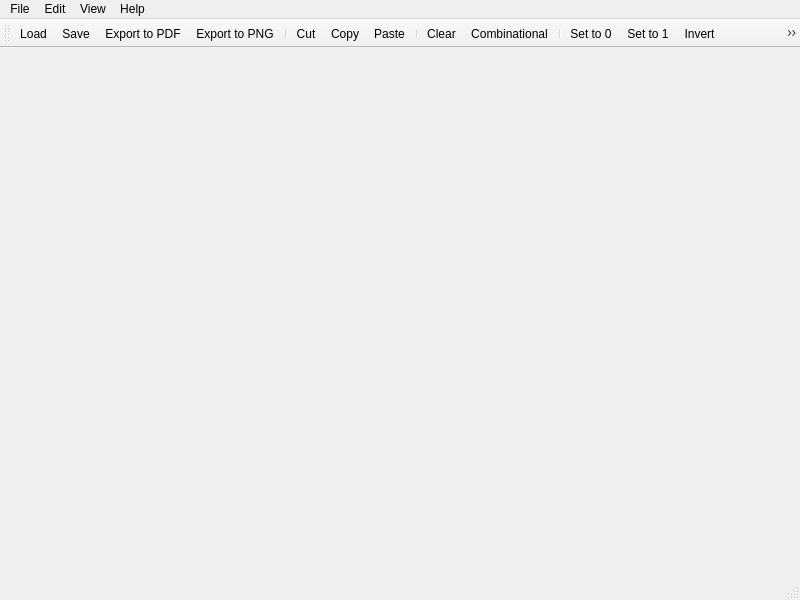
<?xml version="1.0" encoding="UTF-8"?>
<ui version="4.0">
 <class>BewavedDolphin</class>
 <widget class="QMainWindow" name="BewavedDolphin">
  <property name="enabled">
   <bool>true</bool>
  </property>
  <property name="geometry">
   <rect>
    <x>0</x>
    <y>0</y>
    <width>800</width>
    <height>600</height>
   </rect>
  </property>
  <property name="windowTitle">
   <string>MainWindow</string>
  </property>
  <property name="windowIcon">
   <iconset resource="resources/toolbar/toolbar.qrc">
    <normaloff>:/toolbar/dolphin_icon.svg</normaloff>:/toolbar/dolphin_icon.svg</iconset>
  </property>
  <widget class="QWidget" name="centralwidget">
   <property name="sizePolicy">
    <sizepolicy hsizetype="Maximum" vsizetype="Maximum">
     <horstretch>0</horstretch>
     <verstretch>0</verstretch>
    </sizepolicy>
   </property>
   <layout class="QVBoxLayout" name="verticalLayout">
    <property name="spacing">
     <number>0</number>
    </property>
    <property name="leftMargin">
     <number>0</number>
    </property>
    <property name="topMargin">
     <number>0</number>
    </property>
    <property name="rightMargin">
     <number>0</number>
    </property>
    <property name="bottomMargin">
     <number>0</number>
    </property>
   </layout>
  </widget>
  <widget class="QStatusBar" name="statusbar"/>
  <widget class="QToolBar" name="mainToolBar">
   <property name="windowTitle">
    <string>toolBar</string>
   </property>
   <attribute name="toolBarArea">
    <enum>TopToolBarArea</enum>
   </attribute>
   <attribute name="toolBarBreak">
    <bool>false</bool>
   </attribute>
   <addaction name="actionLoad"/>
   <addaction name="actionSave"/>
   <addaction name="actionExportToPdf"/>
   <addaction name="actionExportToPng"/>
   <addaction name="separator"/>
   <addaction name="actionCut"/>
   <addaction name="actionCopy"/>
   <addaction name="actionPaste"/>
   <addaction name="separator"/>
   <addaction name="actionClear"/>
   <addaction name="actionCombinational"/>
   <addaction name="separator"/>
   <addaction name="actionSetTo0"/>
   <addaction name="actionSetTo1"/>
   <addaction name="actionInvert"/>
   <addaction name="actionSetClockWave"/>
   <addaction name="actionTemporalSimulation"/>
   <addaction name="separator"/>
   <addaction name="actionZoomIn"/>
   <addaction name="actionZoomOut"/>
   <addaction name="actionResetZoom"/>
   <addaction name="actionFitScreen"/>
   <addaction name="actionSetLength"/>
   <addaction name="separator"/>
   <addaction name="actionExit"/>
  </widget>
  <widget class="QMenuBar" name="menubar">
   <property name="geometry">
    <rect>
     <x>0</x>
     <y>0</y>
     <width>800</width>
     <height>21</height>
    </rect>
   </property>
   <widget class="QMenu" name="menuFile">
    <property name="title">
     <string>File</string>
    </property>
    <addaction name="actionLoad"/>
    <addaction name="separator"/>
    <addaction name="actionSave"/>
    <addaction name="actionSaveAs"/>
    <addaction name="actionExportToPdf"/>
    <addaction name="actionExportToPng"/>
    <addaction name="separator"/>
    <addaction name="actionExit"/>
   </widget>
   <widget class="QMenu" name="menuAbout">
    <property name="title">
     <string>Help</string>
    </property>
    <addaction name="actionAbout"/>
    <addaction name="actionAboutQt"/>
   </widget>
   <widget class="QMenu" name="menuEdit">
    <property name="title">
     <string>Edit</string>
    </property>
    <addaction name="actionCut"/>
    <addaction name="actionCopy"/>
    <addaction name="actionPaste"/>
    <addaction name="separator"/>
    <addaction name="actionClear"/>
    <addaction name="actionCombinational"/>
    <addaction name="actionSetTo0"/>
    <addaction name="actionSetTo1"/>
    <addaction name="actionInvert"/>
    <addaction name="actionSetClockWave"/>
    <addaction name="separator"/>
    <addaction name="actionMerge"/>
    <addaction name="actionSplit"/>
   </widget>
   <widget class="QMenu" name="menuView">
    <property name="title">
     <string>View</string>
    </property>
    <addaction name="actionZoomOut"/>
    <addaction name="actionZoomIn"/>
    <addaction name="actionResetZoom"/>
    <addaction name="actionFitScreen"/>
    <addaction name="actionSetLength"/>
    <addaction name="separator"/>
    <addaction name="actionShowNumbers"/>
    <addaction name="actionShowWaveforms"/>
   </widget>
   <addaction name="menuFile"/>
   <addaction name="menuEdit"/>
   <addaction name="menuView"/>
   <addaction name="menuAbout"/>
  </widget>
  <action name="actionAbout">
   <property name="icon">
    <iconset resource="resources/dolphin/dolphin.qrc">
     <normaloff>:/dolphin/help.svg</normaloff>:/dolphin/help.svg</iconset>
   </property>
   <property name="text">
    <string>About</string>
   </property>
   <property name="shortcut">
    <string>Ctrl+H</string>
   </property>
  </action>
  <action name="actionLoad">
   <property name="icon">
    <iconset resource="resources/dolphin/dolphin.qrc">
     <normaloff>:/dolphin/folder.svg</normaloff>:/dolphin/folder.svg</iconset>
   </property>
   <property name="text">
    <string>Load</string>
   </property>
   <property name="shortcut">
    <string>Ctrl+L</string>
   </property>
  </action>
  <action name="actionExit">
   <property name="icon">
    <iconset resource="resources/dolphin/dolphin.qrc">
     <normaloff>:/dolphin/exit.svg</normaloff>:/dolphin/exit.svg</iconset>
   </property>
   <property name="text">
    <string>Exit</string>
   </property>
   <property name="shortcut">
    <string>Ctrl+W</string>
   </property>
  </action>
  <action name="actionCombinational">
   <property name="icon">
    <iconset resource="resources/toolbar/toolbar.qrc">
     <normaloff>:/toolbar/wavyIcon.svg</normaloff>:/toolbar/wavyIcon.svg</iconset>
   </property>
   <property name="text">
    <string>Combinational</string>
   </property>
   <property name="shortcut">
    <string>Alt+C</string>
   </property>
  </action>
  <action name="actionExportToPdf">
   <property name="icon">
    <iconset resource="resources/dolphin/dolphin.qrc">
     <normaloff>:/dolphin/pdf.svg</normaloff>:/dolphin/pdf.svg</iconset>
   </property>
   <property name="text">
    <string>Export to PDF</string>
   </property>
   <property name="shortcut">
    <string>Ctrl+P</string>
   </property>
  </action>
  <action name="actionSave">
   <property name="icon">
    <iconset resource="resources/dolphin/dolphin.qrc">
     <normaloff>:/dolphin/save.svg</normaloff>:/dolphin/save.svg</iconset>
   </property>
   <property name="text">
    <string>Save</string>
   </property>
   <property name="shortcut">
    <string>Ctrl+S</string>
   </property>
  </action>
  <action name="actionSaveAs">
   <property name="icon">
    <iconset resource="resources/dolphin/dolphin.qrc">
     <normaloff>:/dolphin/save.svg</normaloff>:/dolphin/save.svg</iconset>
   </property>
   <property name="text">
    <string>Save As...</string>
   </property>
   <property name="shortcut">
    <string>Ctrl+Shift+S</string>
   </property>
  </action>
  <action name="actionCopy">
   <property name="icon">
    <iconset resource="resources/toolbar/toolbar.qrc">
     <normaloff>:/toolbar/copy.svg</normaloff>:/toolbar/copy.svg</iconset>
   </property>
   <property name="text">
    <string>Copy</string>
   </property>
   <property name="shortcut">
    <string>Ctrl+C</string>
   </property>
  </action>
  <action name="actionPaste">
   <property name="icon">
    <iconset resource="resources/dolphin/dolphin.qrc">
     <normaloff>:/dolphin/paste.svg</normaloff>:/dolphin/paste.svg</iconset>
   </property>
   <property name="text">
    <string>Paste</string>
   </property>
   <property name="shortcut">
    <string>Ctrl+V</string>
   </property>
  </action>
  <action name="actionSetTo0">
   <property name="icon">
    <iconset resource="resources/input/input.qrc">
     <normaloff>:/input/0.svg</normaloff>:/input/0.svg</iconset>
   </property>
   <property name="text">
    <string>Set to 0</string>
   </property>
   <property name="shortcut">
    <string>0</string>
   </property>
  </action>
  <action name="actionSetTo1">
   <property name="icon">
    <iconset resource="resources/input/input.qrc">
     <normaloff>:/input/1.svg</normaloff>:/input/1.svg</iconset>
   </property>
   <property name="text">
    <string>Set to 1</string>
   </property>
   <property name="shortcut">
    <string>1</string>
   </property>
  </action>
  <action name="actionSetClockWave">
   <property name="icon">
    <iconset resource="resources/input/input.qrc">
     <normaloff>:/input/clock1.svg</normaloff>:/input/clock1.svg</iconset>
   </property>
   <property name="text">
    <string>Set clock frequency</string>
   </property>
   <property name="toolTip">
    <string>Set clock frequency</string>
   </property>
   <property name="shortcut">
    <string>Alt+W</string>
   </property>
  </action>
  <action name="actionInvert">
   <property name="icon">
    <iconset resource="resources/basic/basic.qrc">
     <normaloff>:/basic/not.svg</normaloff>:/basic/not.svg</iconset>
   </property>
   <property name="text">
    <string>Invert</string>
   </property>
   <property name="shortcut">
    <string>Space</string>
   </property>
  </action>
  <action name="actionMerge">
   <property name="enabled">
    <bool>false</bool>
   </property>
   <property name="text">
    <string>Merge</string>
   </property>
  </action>
  <action name="actionSplit">
   <property name="enabled">
    <bool>false</bool>
   </property>
   <property name="text">
    <string>Split</string>
   </property>
  </action>
  <action name="actionExportToPng">
   <property name="icon">
    <iconset resource="resources/dolphin/dolphin.qrc">
     <normaloff>:/dolphin/png.svg</normaloff>:/dolphin/png.svg</iconset>
   </property>
   <property name="text">
    <string>Export to PNG</string>
   </property>
   <property name="shortcut">
    <string>Ctrl+Shift+P</string>
   </property>
  </action>
  <action name="actionSetLength">
   <property name="icon">
    <iconset resource="resources/dolphin/dolphin.qrc">
     <normaloff>:/dolphin/range.svg</normaloff>:/dolphin/range.svg</iconset>
   </property>
   <property name="text">
    <string>Set Length</string>
   </property>
   <property name="shortcut">
    <string>Alt+L</string>
   </property>
  </action>
  <action name="actionAboutQt">
   <property name="icon">
    <iconset resource="resources/toolbar/toolbar.qrc">
     <normaloff>:/toolbar/helpQt.svg</normaloff>:/toolbar/helpQt.svg</iconset>
   </property>
   <property name="text">
    <string>About Qt</string>
   </property>
   <property name="shortcut">
    <string>Ctrl+Shift+H</string>
   </property>
  </action>
  <action name="actionZoomIn">
   <property name="icon">
    <iconset resource="resources/dolphin/dolphin.qrc">
     <normaloff>:/dolphin/zoomIn.svg</normaloff>:/dolphin/zoomIn.svg</iconset>
   </property>
   <property name="text">
    <string>Zoom In</string>
   </property>
   <property name="shortcut">
    <string>Ctrl+=</string>
   </property>
  </action>
  <action name="actionZoomOut">
   <property name="icon">
    <iconset resource="resources/dolphin/dolphin.qrc">
     <normaloff>:/dolphin/zoomOut.svg</normaloff>:/dolphin/zoomOut.svg</iconset>
   </property>
   <property name="text">
    <string>Zoom Out</string>
   </property>
   <property name="shortcut">
    <string>Ctrl+-</string>
   </property>
  </action>
  <action name="actionFitScreen">
   <property name="icon">
    <iconset resource="resources/dolphin/dolphin.qrc">
     <normaloff>:/dolphin/zoomRange.svg</normaloff>:/dolphin/zoomRange.svg</iconset>
   </property>
   <property name="text">
    <string>Fit to screen</string>
   </property>
   <property name="toolTip">
    <string>Fit to screen</string>
   </property>
   <property name="shortcut">
    <string>Ctrl+Shift+R</string>
   </property>
  </action>
  <action name="actionResetZoom">
   <property name="icon">
    <iconset resource="resources/dolphin/dolphin.qrc">
     <normaloff>:/dolphin/zoomReset.svg</normaloff>:/dolphin/zoomReset.svg</iconset>
   </property>
   <property name="text">
    <string>Reset Zoom</string>
   </property>
   <property name="shortcut">
    <string>Ctrl+Home</string>
   </property>
  </action>
  <action name="actionClear">
   <property name="icon">
    <iconset resource="resources/dolphin/dolphin.qrc">
     <normaloff>:/dolphin/reloadFile.svg</normaloff>:/dolphin/reloadFile.svg</iconset>
   </property>
   <property name="text">
    <string>Clear</string>
   </property>
   <property name="shortcut">
    <string>Alt+X</string>
   </property>
  </action>
  <action name="actionCut">
   <property name="icon">
    <iconset resource="resources/dolphin/dolphin.qrc">
     <normaloff>:/dolphin/cut.svg</normaloff>:/dolphin/cut.svg</iconset>
   </property>
   <property name="text">
    <string>Cut</string>
   </property>
   <property name="shortcut">
    <string>Ctrl+X</string>
   </property>
  </action>
  <action name="actionShowNumbers">
   <property name="text">
    <string>Show Numbers</string>
   </property>
  </action>
  <action name="actionShowWaveforms">
   <property name="text">
    <string>Show Waveforms</string>
   </property>
  </action>
  <action name="actionTemporalSimulation">
   <property name="checkable">
    <bool>true</bool>
   </property>
   <property name="enabled">
    <bool>false</bool>
   </property>
   <property name="icon">
    <iconset resource="resources/dolphin/dolphin.qrc">
     <normaloff>:/dolphin/timerBlue.svg</normaloff>
     <disabledoff>:/dolphin/timerBlue.svg</disabledoff>
     <disabledon>:/dolphin/timerBlue.svg</disabledon>:/dolphin/timerBlue.svg</iconset>
   </property>
   <property name="text">
    <string>TemporalSimulation</string>
   </property>
   <property name="shortcut">
    <string>Ctrl+T</string>
   </property>
   <property name="menuRole">
    <enum>QAction::TextHeuristicRole</enum>
   </property>
  </action>
 </widget>
 <resources>
  <include location="resources/basic/basic.qrc"/>
  <include location="resources/dolphin/dolphin.qrc"/>
  <include location="resources/input/input.qrc"/>
  <include location="resources/toolbar/toolbar.qrc"/>
 </resources>
 <connections/>
</ui>
